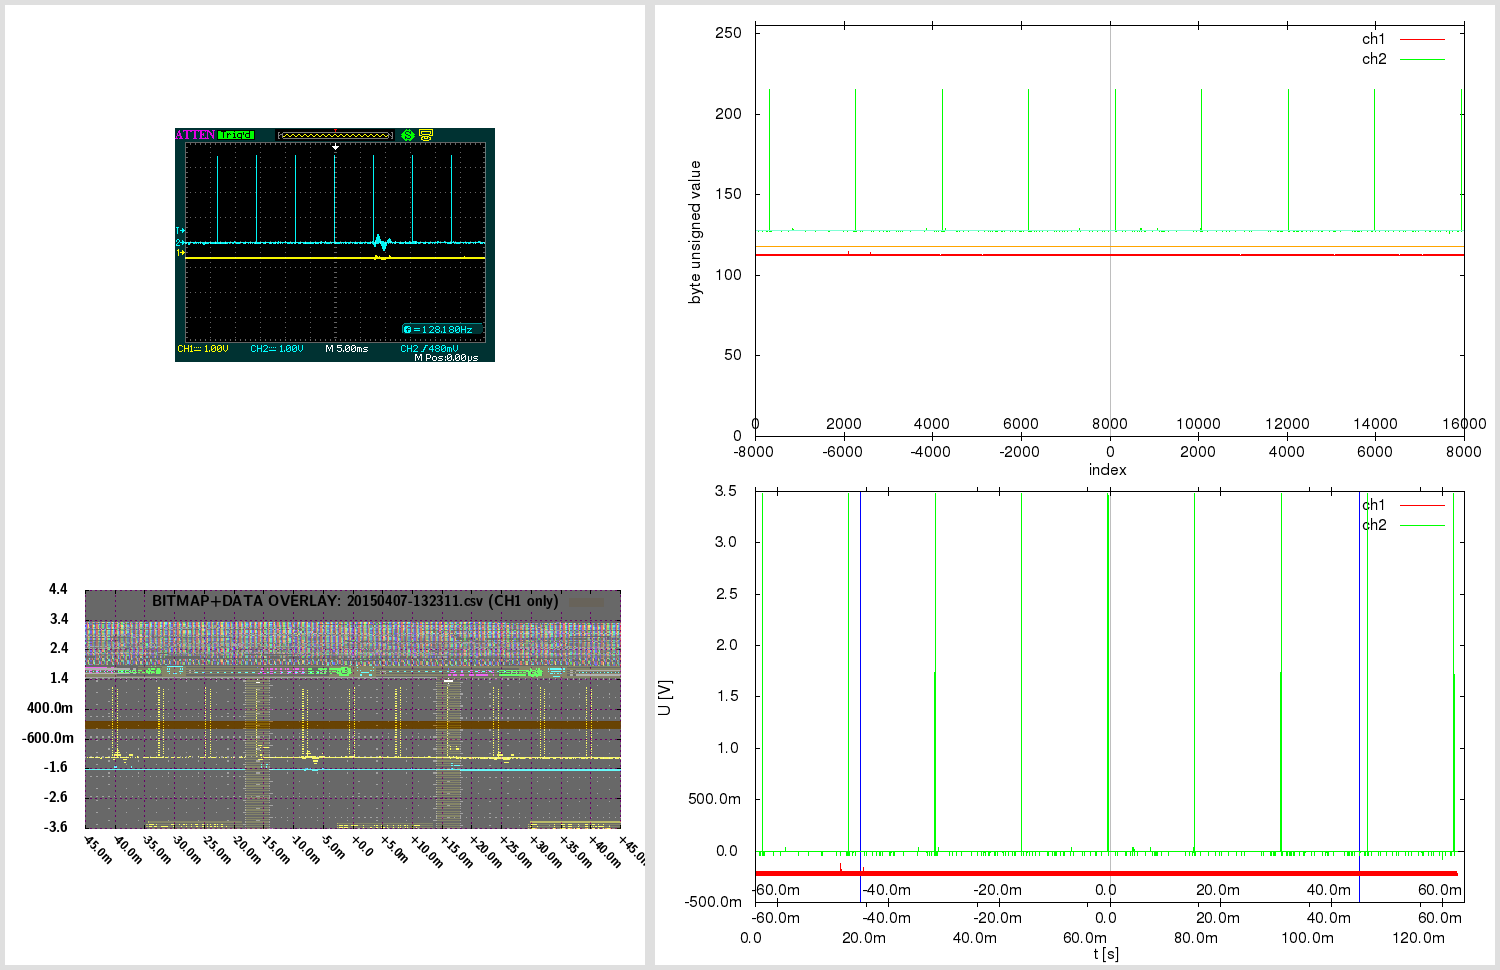

Source code (gnuplot):

# 20150407-132311.gnuplot [generated by /home/warreee/attenload/adsparse-wave.pl]
# single gnuplot file, with two potentially independent scripts
# generates three plots: one based on integer, other based on real (SI) values
# and one bitmap overlay - and then montages them using ImageMagick

# attengrab .csv can just be centered (over t)
# -> the x=0 (t=0) will correspond to scope center
# (but .DAV/.CSV will also need extra sample alignment)

# in Linux, to see available fonts, do:
# fc-list --verbose | grep 'fullname:' | less
# the two fonts used here:
# LMSansDemiCond10-Regular or "Latin Modern Sans Demi Cond"; and Helvetica
# Helvetica doesn't even get reported on my system:
# $ fc-list --verbose | grep 'fullname:' | grep -i 'Helvetica\|Demi Cond'
#	fullname: "LM Sans Demi Cond 10 Regular"(s) "LMSansDemiCond10-Regular"(s)


print "Gnuplotting..."

## "master settings" (shared between both parts of script)

# line color - specified by linestyles
set style line 1 linetype 1 linecolor rgb "red"
set style line 2 linetype 1 linecolor rgb "green"
set style line 3 linetype 1 linecolor rgb "orange"
set style line 4 linetype 1 linecolor rgb "aquamarine"
set style line 5 linetype -1 linecolor rgb "black"
set style line 6 linetype -1 linecolor rgb "gray"
set style line 7 linetype 1 linecolor rgb "blue"


# VARIABLES ########### ########### ###########

fnbase="20150407-132311"
fn_bmp = fnbase . ".bmp"
fn_pngr = fnbase . "_r.png"
fn_pngi = fnbase . "_i.png"
fn_pngov = fnbase . "_ov.png"
fn_pngt = fnbase . "_tmp.png"
fn_pngo = fnbase . ".png"

# scope screen(shot) properties
tdiv = 0.005          # T/DIV (50e-9)
toffs = 0        # time offset (scope) (200e-9)
vdiv1 = 1        # V/DIV CH1 (500e-3)
vdiv2 = 1         # V/DIV CH2 (50e-3)
voffs1 = -0.4         # volt offset CH1 (-1.5)
voffs2 = 0       # volt offset CH2 (100e-3)
sampintp  = 8e-06    # (500e-12)
sampintf  = 1/sampintp
sratacqf  = 125000      # (250e6)
sratacqp  = 1/sratacqf
#osf = 1.0    # oversample factor (multiplies .CSV and .DAV time domain) # unused here
adsFactor = 1.28

# (edges of current capture and divisions)
scope_hdiv=18
scope_vdiv=8
# enforce floating point (see below)
scope_trange = scope_hdiv*tdiv*1.0    # (900e-9)
scope_left=toffs-(scope_trange/2)     # (-250e-9)
scope_right=toffs+(scope_trange/2)    # (650e-9)
scope_bottom=-voffs1-(scope_vdiv*vdiv1/2) # -500e-3
scope_top=-voffs1+(scope_vdiv*vdiv1/2)    # 3.5

totalch1Vspan=scope_vdiv*vdiv1
totalch2Vspan=scope_vdiv*vdiv2
ch1Vcoeff = adsFactor*totalch1Vspan/(2**8)
ch2Vcoeff = adsFactor*totalch2Vspan/(2**8)

voffs1int = voffs1/ch1Vcoeff  # -10
voffs2int = voffs2/ch2Vcoeff  # 0

acsv_fn = fnbase . '.csv' # '20130020-013902.csv' # from attenload tmp_wav
acsz=16000         # tmp_wav/.csv size (900)
fts=8e-06         # final timestep (sampling period)
# here scope_trange could be 18*1, with acsz 16000;
# if as integer, 18/16000 would be 0 - enforce floating point
# above enforcing scope_trange to float doesn't work,
# must again here:
tdivp = 1.0*scope_trange/acsz   # sampling rate, based on scope range and numsamples in tmp (1ns)
tdivf = 1/tdivp             # freq based on that sampling rate

# just in case - not needed usually:
triglevel=480e-3
trigholdoff=100e-9

toffsamp = toffs/fts		# 0
# time finetune offset - int (samples) (depends on range)
tfoi = -164


#### extract bitmap from .png, if .bmp not present
# was -crop 480x234+10+10; now -crop 480x234+95+128

cmdstr = 'if (! test -f "'.fn_bmp.'") ; then \
  echo -n "'.fn_bmp.' not found .. " ; \
  if [ -f "'.fn_pngo.'" ] ; then \
    echo -n "'.fn_pngo.' found - extracting" ; \
    convert -crop 480x234+95+128 "'.fn_pngo.'" "'.fn_bmp.'" ; \
  else \
    echo -n "'.fn_pngo.' not found - cannot extract" ; \
  fi ; \
else \
  echo -n "'.fn_bmp.' found - using that" ; \
fi; echo'

#print cmdstr
# note - since cmdstr above uses double quotes,
# must use single quotes for bash here!:
print system("bash -c '". cmdstr ."' 2>&1")


##################################
###### plot directly with unsigned byte data

set terminal png size 840,480
set termoption enhanced
set termoption font "Helvetica, 12"

set output fn_pngi
set datafile separator ","

# set axis label
set xlabel "index" offset 0.0,0.8
set ylabel "byte unsigned value" offset 1.0,0.0


# horizontal line as functions
zeroline(x)=128
ch1offs(x)=128+voffs1int # (-10)
ch2offs(x)=128+voffs2int # (0)

# vertical line - headless arrow
# "y" scope axis in middle:
ymI = acsz/2
set arrow from ymI,0 to ymI,255 nohead ls 5
# time offset:
toI = ymI - toffs/fts
set arrow from toI,0 to toI,255 nohead ls 6


# must use multiplot here, to have two x-axes
# and thus, must set lmargin, so both graphs match

set size 1.0,0.9      # 0.1/2 = 0.05
set bmargin 0
set lmargin 10
set yrange [0:255] # 8-bit


set multiplot

set origin 0,0.1
set xrange [0:acsz]
set xtics in
set xtics offset 0,graph 0.08
plot \
  zeroline(x) with lines notitle ls 5,\
  acsv_fn using 1:2 with lines title "ch1" ls 1, \
  "" using 1:3 with lines title "ch2" ls 2, \
  ch1offs(x) with lines notitle ls 3, \
  ch2offs(x) with lines notitle ls 4

unset arrow # if big offset, line from prev. can 'leak' in next at diff place, so reset

set origin 0,0.1
set xtics out
set xtics offset 0,graph 0.02
set xrange [-acsz/2:acsz/2-1]
#set xtics nomirror 500
set noytics
set noylabel
unset xlabel # set xlabel ""
set border 1
plot 0 notitle

set nomultiplot


### reset previous settings
#unset border # no work for default
set border    # Draw default borders:
set ytics
unset yrange


##################################
###### plot with converted real SI units

# reset # resets set style line!

set terminal png size 840,480
set termoption enhanced
set termoption font "Helvetica, 12"

set output fn_pngr
set datafile separator ","

# set axis label
set xlabel "t [s]" offset 0.0,0.1
set ylabel "U [V]" offset 1.0,0.0

# axis tics format
set format y "%.1s%c"
set format x "%.1s%c"


# horizontal line as functions
zerolineR(x)=0
# don't show real offsets; they could be way off depending on V/DIV
#ch1offsR(x)=0+(-0.4)
#ch2offsR(x)=0+(0)

# "y" scope axis in middle (the +1 added to ymI so it snaps at 0):
ymR=(ymI+1)*fts
set arrow from ymR,graph 0 to ymR,graph 1 nohead ls 5
# time offset:
toR=toI*fts
set arrow from toR,graph 0 to toR,graph 1 nohead ls 6
# indicate scope range here too
set arrow from scope_left+toR,graph 0 to scope_left+toR,graph 1 nohead ls 7
set arrow from scope_right+toR,graph 0 to scope_right+toR,graph 1 nohead ls 7


# must use multiplot here, to have two x-axes
# and thus, must set lmargin, so both graphs match

set size 1.0,0.9      # 0.1/2 = 0.05
set bmargin 0
set lmargin 10
set yrange [] writeback # since we don't set explicity, must save autorange
set autoscale y

set multiplot

set origin 0,0.13
set xrange [0:acsz*fts]
set xtics out
set xtics offset 0,graph -0.03
plot \
  zerolineR(x) with lines notitle ls 5,\
  acsv_fn using ($4+tfoi*fts):5 with lines title "ch1" ls 1, \
  "" using ($4+tfoi*fts):6 with lines title "ch2" ls 2

set yrange restore # this saves the found yrange after `plot`
unset arrow # if big offset, line from prev. can 'leak' in next at diff place, so reset

set origin 0,0.13
set xtics out
set xtics offset 0,graph 0.02
set xrange [(-acsz/2)*fts:(acsz/2-1)*fts]
set noytics
set noylabel
unset xlabel # set xlabel ""
set border 1
plot GPVAL_Y_MIN notitle

set origin 0,0.13
set xtics in
set xtics offset 0,graph 0.08
# wrong to put xrange [scope_left:scope_right] here;
# as [scope_left:scope_right] could be a snippet,
# and this graph shows entire capture!
# simply move the previous scale for toffset
toRR=(acsz/2.)*fts-toR
set xrange [(-acsz/2)*fts+toRR:(acsz/2-1)*fts+toRR]
set noytics
set noylabel
unset xlabel # set xlabel ""
set border 1
plot GPVAL_Y_MIN notitle

set nomultiplot


##################################
###### plot with bitmap and data overlay

# here 840,480 remains as output png size,
# even if not set explicitly; also, make
# the height smaller - so can have gravity North in montage

set terminal png truecolor size 640,305 # size 840,480
set termoption enhanced
myfont="LMSansDemiCond10-Regular"   # LMSansDemiCond10-Regular or "Latin Modern Sans Demi Cond"
# cannot do concatenation direct in termoption line, so in separate string
myfontb="".myfont.", 12"
set termoption font myfontb

set output fn_pngov
set datafile separator ","


set autoscale
unset xtics
unset ytics
unset border
unset arrow # delete all arrows
unset object # (hopefully) delete objects?

set xrange [scope_left:scope_right]
xticstep=(scope_right-scope_left)/scope_hdiv
set xtics in scope_left,xticstep,scope_right scale 1
set yrange [scope_bottom:scope_top]
yticstep=(scope_top-scope_bottom)/scope_vdiv
set ytics in scope_bottom,yticstep,scope_top scale 1
set grid xtics ytics back linecolor rgb "magenta"
# right is only gnuplot 4.6 - without it ok w/ 4.4
#set xtics rotate by -45 offset 2.5,-1.50 right format "%+.1s%c" font myfont.',10'
set xtics rotate by -45 offset 0.0,0.0 format "%+.1s%c" font myfont.',10'
set key noenhanced

# dimensions of scope screenshot bitmap
bmp_w=480
bmp_h=234

# alpha bmp transparency [0:255]
bmp_alpha = 150
# boxes fillstyle transparent solid 0.10
box_transp = (1.-(acsz/16384.))*0.9 + 0.10

# plot string for data in transparent bitmap:
plot1au = "(($0-acsz/2.+tfoi)*fts+toffs):($5)"

# bmp_w=480 bmp_h=234 ; inside 451x201+15+14
# on plot: scope_left:scope_right and scope_bottom:scope_top!
# (so toffset is built in!)

bdx = scope_trange/(451.0-1)  # [s/pixel] /451: 1.99557e-09 vs 2.000e-9 manually
bdy = totalch1Vspan/(201.0-1) # [V/pixel] /201: 0.0199005 vs 0.02005 manually
bofx = -((scope_trange/2.0)-toffs+(15.0+0)*bdx) #-15.0*bdx # -2.8e-7
bofy = -((totalch1Vspan/2.0)+voffs1+(14.0+5)*bdy) #-14.0*bdy # -0.88

# seems `boxes fillstyle transparent solid 0.40` makes some seethroughs
# or something with bmp alpha overlay; but even without, all the same?
# because the red + blue (somehow inverted) creates a gray.. better green or orange

_plot_str = "zerolineR(x) with lines notitle ls 1,\
acsv_fn \
  using ".plot1au." with boxes fillstyle transparent solid box_transp noborder linestyle 3\
  title 'BITMAP+DATA OVERLAY: '.acsv_fn.' (CH1 only)',\
fn_bmp \
  binary array=(bmp_w,bmp_h) skip=54 format='%uchar' \
  dx=bdx dy=bdy origin=(bofx,bofy) \
  using 1:2:3:(bmp_alpha) \
  with rgbalpha t ''"

# seems actual plot in screenshot bitmap (480 × 234)
#  is at: 451x201+15+14; aspect ratio 201/451 = 0.445676
set size ratio 0.445676

eval("plot " . _plot_str)




##################################
###### montage commands

# used to be in attengrab; now here
# call ImageMagick montage via system
# and montage in `gnuplot` (easier to separate)

print "Montaging images..."
# this works in ImageMagick 6.6.2-6, but not in 6.5.7-8
#      '.fn_pngov.' -gravity Center -extent x480  \#
# must spec -extent 640x480 for 6.5

cmdstr = 'montage \
  <(montage \
    <(convert \
      '.fn_bmp.' -gravity Center -crop 640x480-10+0! -flatten  \
      bmp:-) \
    <(convert \
      '.fn_pngov.' -gravity Center -extent 640x480  \
      bmp:-) \
  -tile 1x -geometry +0+0  \
  bmp:-) \
  <(montage \
    '.fn_pngi.' \
    '.fn_pngr.' \
  -tile 1x -geometry +0+0  \
  bmp:-) \
-geometry +0+0 -border 5 \
'.fn_pngo

print cmdstr
print system('bash -c "'. cmdstr .'" 2>&1')

print "Deleting temp files ..."

delcmd = "rm"

# leave the bitmap for now
# actually, let attengrab handle it - since
# it may need to be re-taken!
# #cmdstr = delcmd ." ". fn_bmp
# #print cmdstr . "  " . system(cmdstr . " 2>&1")

cmdstr = delcmd ." ". fn_pngr
print cmdstr . "  " . system(cmdstr . " 2>&1")

cmdstr = delcmd ." ". fn_pngi
print cmdstr . "  " . system(cmdstr . " 2>&1")

cmdstr = delcmd ." ". fn_pngov
print cmdstr . "  " . system(cmdstr . " 2>&1")




# note:
# set terminal png size 840,480 # size defaults to 640x480 px
# set terminal pdf size 10,3 # size defaults to 5x3 in
# enhanced text: set termoption enhanced

# vertical line - headless arrow
# need ymin and ymax; gnuplot gives them only after plot -
# - and even then they do not correspond to end ticks
# - and even then, cannot get the arrow to show, after the second `plot`
# .. nor can I edit it anyhow; it must run before the first `plot`
# so instead of that, position y coordinates relative to graph (0 to 1)
#set arrow 1 from graph 0.5,0 to graph 0.5,1 nohead ls 5

# in multiplot, yrange should be after the size command
# note: xrange could be 2250 or 450
# so leave it to autoscale here? will be accurate since it's integer index...
# now set explicitly by script # below in multiplot

# axis tics format
# for engineering notation - 'help format specifiers':
# "A 'scientific' power is one such that the exponent is a multiple of three."

# print "Montaging images..."

# "The 'tile' size is then set to the largest dimentions
# of all the resized images, and the size actually specified."
# "by removing the 'size' component, non of the images will
# be resized, and the 'tile' size will be set to the largest
# dimensions of all the images given"
# not so simple: http://unix.stackexchange.com/questions/4046/
# can be done in one command with bash subprocess pipes (bash only)
# was: .fn_bmp.' -gravity NorthWest ; fn_pngov.' -gravity North
# can pad with -gravity Center -extent 640x480;
# but also with crop! -flatten - there have offset too!
# -geometry +2+2 can also mess up the last -border 5 !

# bmp scale worked for:
# bmp_w=480 bmp_h=234 ; inside 451x201+15+14
# tdiv = 5e-08,  toffs = 2e-07,  vdiv1 = 0.5,   voffs1 = -1.5,
# dx=2.000e-9 dy=0.02005 origin=(-2.8e-7,-0.88) for
# tspan = 18*tdiv = 18*5e-08 = 9e-07s
# vspan1 = 8*vdiv1 = 8*0.5 = 4V
# tspan/451 = 9e-07/451 = 1.99557e-09 s/pixel
# vspan1/201 = 4/201 = 0.0199005 V/pixel
# bdx=tspan/(451-1) = '9e-07/(451-1)' = 2e-09
# bdy=vspan1/(201-1) = '4/(201-1)' = 0.02
# 15*bdx = 15*2e-9 = 3e-08
# 14*bdy = 14*0.02 = 0.28
# 15*1.99557e-09 = 2.99335e-08
# 14*0.0199005 = 0.278607
